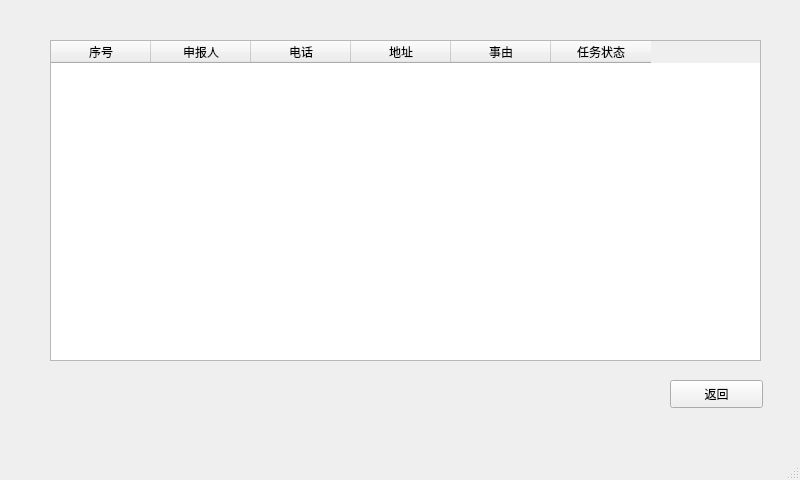
<?xml version="1.0" encoding="UTF-8"?>
<ui version="4.0">
 <class>mange_business</class>
 <widget class="QMainWindow" name="mange_business">
  <property name="geometry">
   <rect>
    <x>0</x>
    <y>0</y>
    <width>800</width>
    <height>480</height>
   </rect>
  </property>
  <property name="windowTitle">
   <string>MainWindow</string>
  </property>
  <widget class="QWidget" name="centralwidget">
   <widget class="QPushButton" name="back">
    <property name="geometry">
     <rect>
      <x>670</x>
      <y>380</y>
      <width>93</width>
      <height>28</height>
     </rect>
    </property>
    <property name="text">
     <string>返回</string>
    </property>
   </widget>
   <widget class="QTableWidget" name="tableWidget">
    <property name="geometry">
     <rect>
      <x>50</x>
      <y>40</y>
      <width>711</width>
      <height>321</height>
     </rect>
    </property>
    <column>
     <property name="text">
      <string>序号</string>
     </property>
    </column>
    <column>
     <property name="text">
      <string>申报人</string>
     </property>
    </column>
    <column>
     <property name="text">
      <string>电话</string>
     </property>
    </column>
    <column>
     <property name="text">
      <string>地址</string>
     </property>
    </column>
    <column>
     <property name="text">
      <string>事由</string>
     </property>
    </column>
    <column>
     <property name="text">
      <string>任务状态</string>
     </property>
    </column>
   </widget>
  </widget>
  <widget class="QMenuBar" name="menubar">
   <property name="geometry">
    <rect>
     <x>0</x>
     <y>0</y>
     <width>800</width>
     <height>26</height>
    </rect>
   </property>
  </widget>
  <widget class="QStatusBar" name="statusbar"/>
 </widget>
 <resources/>
 <connections/>
</ui>
